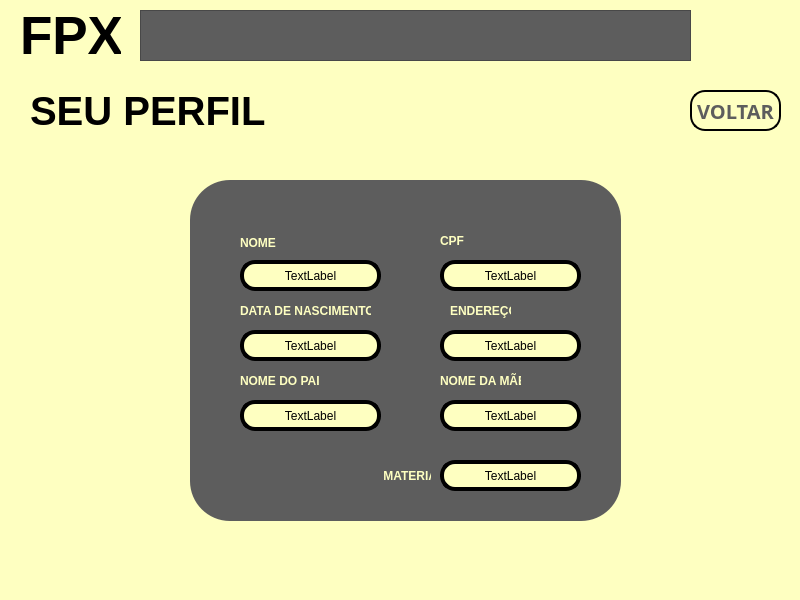
<?xml version="1.0" encoding="UTF-8"?>
<ui version="4.0">
 <class>MainWindow</class>
 <widget class="QMainWindow" name="MainWindow">
  <property name="geometry">
   <rect>
    <x>0</x>
    <y>0</y>
    <width>800</width>
    <height>600</height>
   </rect>
  </property>
  <property name="windowTitle">
   <string>MainWindow</string>
  </property>
  <property name="styleSheet">
   <string notr="true">background-color: rgb(254, 255, 193);</string>
  </property>
  <widget class="QWidget" name="centralwidget">
   <widget class="QLabel" name="label">
    <property name="geometry">
     <rect>
      <x>20</x>
      <y>10</y>
      <width>101</width>
      <height>51</height>
     </rect>
    </property>
    <property name="font">
     <font>
      <pointsize>40</pointsize>
      <weight>75</weight>
      <bold>true</bold>
     </font>
    </property>
    <property name="text">
     <string>FPX</string>
    </property>
   </widget>
   <widget class="QFrame" name="frame">
    <property name="geometry">
     <rect>
      <x>140</x>
      <y>10</y>
      <width>551</width>
      <height>51</height>
     </rect>
    </property>
    <property name="styleSheet">
     <string notr="true">background-color: rgb(93, 93, 93);</string>
    </property>
    <property name="frameShape">
     <enum>QFrame::StyledPanel</enum>
    </property>
    <property name="frameShadow">
     <enum>QFrame::Raised</enum>
    </property>
   </widget>
   <widget class="QLabel" name="label_2">
    <property name="geometry">
     <rect>
      <x>30</x>
      <y>80</y>
      <width>241</width>
      <height>61</height>
     </rect>
    </property>
    <property name="font">
     <font>
      <pointsize>30</pointsize>
      <weight>75</weight>
      <bold>true</bold>
     </font>
    </property>
    <property name="text">
     <string>SEU PERFIL</string>
    </property>
   </widget>
   <widget class="QLabel" name="label_4">
    <property name="geometry">
     <rect>
      <x>710</x>
      <y>0</y>
      <width>71</width>
      <height>71</height>
     </rect>
    </property>
    <property name="text">
     <string/>
    </property>
    <property name="pixmap">
     <pixmap>D:/downloads/profile-user (2).png</pixmap>
    </property>
   </widget>
   <widget class="QFrame" name="frame_2">
    <property name="geometry">
     <rect>
      <x>190</x>
      <y>180</y>
      <width>431</width>
      <height>341</height>
     </rect>
    </property>
    <property name="styleSheet">
     <string notr="true">background-color: rgb(93, 93, 93);
border-radius: 40px;
border-style: outset;
border- width: 4px;</string>
    </property>
    <property name="frameShape">
     <enum>QFrame::StyledPanel</enum>
    </property>
    <property name="frameShadow">
     <enum>QFrame::Raised</enum>
    </property>
    <widget class="QLabel" name="label_3">
     <property name="geometry">
      <rect>
       <x>50</x>
       <y>80</y>
       <width>141</width>
       <height>31</height>
      </rect>
     </property>
     <property name="styleSheet">
      <string notr="true">background-color: rgb(254, 255, 193);
border-radius: 15px;
border-style: outset;
border-width: 4px;</string>
     </property>
     <property name="text">
      <string>TextLabel</string>
     </property>
     <property name="alignment">
      <set>Qt::AlignCenter</set>
     </property>
    </widget>
    <widget class="QLabel" name="label_5">
     <property name="geometry">
      <rect>
       <x>50</x>
       <y>150</y>
       <width>141</width>
       <height>31</height>
      </rect>
     </property>
     <property name="styleSheet">
      <string notr="true">background-color: rgb(254, 255, 193);
border-radius: 15px;
border-style: outset;
border-width: 4px;</string>
     </property>
     <property name="text">
      <string>TextLabel</string>
     </property>
     <property name="alignment">
      <set>Qt::AlignCenter</set>
     </property>
    </widget>
    <widget class="QLabel" name="label_7">
     <property name="geometry">
      <rect>
       <x>50</x>
       <y>220</y>
       <width>141</width>
       <height>31</height>
      </rect>
     </property>
     <property name="styleSheet">
      <string notr="true">background-color: rgb(254, 255, 193);
border-radius: 15px;
border-style: outset;
border-width: 4px;</string>
     </property>
     <property name="text">
      <string>TextLabel</string>
     </property>
     <property name="alignment">
      <set>Qt::AlignCenter</set>
     </property>
    </widget>
    <widget class="QLabel" name="label_8">
     <property name="geometry">
      <rect>
       <x>250</x>
       <y>220</y>
       <width>141</width>
       <height>31</height>
      </rect>
     </property>
     <property name="styleSheet">
      <string notr="true">background-color: rgb(254, 255, 193);
border-radius: 15px;
border-style: outset;
border-width: 4px;</string>
     </property>
     <property name="text">
      <string>TextLabel</string>
     </property>
     <property name="alignment">
      <set>Qt::AlignCenter</set>
     </property>
    </widget>
    <widget class="QLabel" name="label_9">
     <property name="geometry">
      <rect>
       <x>250</x>
       <y>150</y>
       <width>141</width>
       <height>31</height>
      </rect>
     </property>
     <property name="styleSheet">
      <string notr="true">background-color: rgb(254, 255, 193);
border-radius: 15px;
border-style: outset;
border-width: 4px;</string>
     </property>
     <property name="text">
      <string>TextLabel</string>
     </property>
     <property name="alignment">
      <set>Qt::AlignCenter</set>
     </property>
    </widget>
    <widget class="QLabel" name="label_10">
     <property name="geometry">
      <rect>
       <x>250</x>
       <y>80</y>
       <width>141</width>
       <height>31</height>
      </rect>
     </property>
     <property name="styleSheet">
      <string notr="true">background-color: rgb(254, 255, 193);
border-radius: 15px;
border-style: outset;
border-width: 4px;</string>
     </property>
     <property name="text">
      <string>TextLabel</string>
     </property>
     <property name="alignment">
      <set>Qt::AlignCenter</set>
     </property>
    </widget>
    <widget class="QLabel" name="label_11">
     <property name="geometry">
      <rect>
       <x>50</x>
       <y>52</y>
       <width>47</width>
       <height>21</height>
      </rect>
     </property>
     <property name="font">
      <font>
       <weight>75</weight>
       <bold>true</bold>
      </font>
     </property>
     <property name="styleSheet">
      <string notr="true">color: rgb(254, 255, 193);</string>
     </property>
     <property name="text">
      <string>NOME</string>
     </property>
    </widget>
    <widget class="QLabel" name="label_12">
     <property name="geometry">
      <rect>
       <x>250</x>
       <y>50</y>
       <width>47</width>
       <height>21</height>
      </rect>
     </property>
     <property name="font">
      <font>
       <weight>75</weight>
       <bold>true</bold>
      </font>
     </property>
     <property name="styleSheet">
      <string notr="true">color: rgb(254, 255, 193);</string>
     </property>
     <property name="text">
      <string>CPF</string>
     </property>
    </widget>
    <widget class="QLabel" name="label_13">
     <property name="geometry">
      <rect>
       <x>50</x>
       <y>120</y>
       <width>131</width>
       <height>21</height>
      </rect>
     </property>
     <property name="font">
      <font>
       <weight>75</weight>
       <bold>true</bold>
      </font>
     </property>
     <property name="styleSheet">
      <string notr="true">color: rgb(254, 255, 193);</string>
     </property>
     <property name="text">
      <string>DATA DE NASCIMENTO</string>
     </property>
    </widget>
    <widget class="QLabel" name="label_14">
     <property name="geometry">
      <rect>
       <x>260</x>
       <y>120</y>
       <width>61</width>
       <height>21</height>
      </rect>
     </property>
     <property name="font">
      <font>
       <weight>75</weight>
       <bold>true</bold>
      </font>
     </property>
     <property name="styleSheet">
      <string notr="true">color: rgb(254, 255, 193);</string>
     </property>
     <property name="text">
      <string>ENDEREÇO</string>
     </property>
    </widget>
    <widget class="QLabel" name="label_15">
     <property name="geometry">
      <rect>
       <x>50</x>
       <y>190</y>
       <width>81</width>
       <height>21</height>
      </rect>
     </property>
     <property name="font">
      <font>
       <weight>75</weight>
       <bold>true</bold>
      </font>
     </property>
     <property name="styleSheet">
      <string notr="true">color: rgb(254, 255, 193);</string>
     </property>
     <property name="text">
      <string>NOME DO PAI</string>
     </property>
    </widget>
    <widget class="QLabel" name="label_16">
     <property name="geometry">
      <rect>
       <x>250</x>
       <y>190</y>
       <width>81</width>
       <height>21</height>
      </rect>
     </property>
     <property name="font">
      <font>
       <weight>75</weight>
       <bold>true</bold>
      </font>
     </property>
     <property name="styleSheet">
      <string notr="true">color: rgb(254, 255, 193);</string>
     </property>
     <property name="text">
      <string>NOME DA MÃE</string>
     </property>
    </widget>
    <widget class="QLabel" name="label_17">
     <property name="geometry">
      <rect>
       <x>250</x>
       <y>280</y>
       <width>141</width>
       <height>31</height>
      </rect>
     </property>
     <property name="styleSheet">
      <string notr="true">background-color: rgb(254, 255, 193);
border-radius: 15px;
border-style: outset;
border-width: 4px;</string>
     </property>
     <property name="text">
      <string>TextLabel</string>
     </property>
     <property name="alignment">
      <set>Qt::AlignCenter</set>
     </property>
    </widget>
    <widget class="QLabel" name="label_18">
     <property name="geometry">
      <rect>
       <x>150</x>
       <y>280</y>
       <width>91</width>
       <height>31</height>
      </rect>
     </property>
     <property name="font">
      <font>
       <weight>75</weight>
       <bold>true</bold>
      </font>
     </property>
     <property name="styleSheet">
      <string notr="true">color: rgb(254, 255, 193);</string>
     </property>
     <property name="text">
      <string>             MATERIA</string>
     </property>
    </widget>
   </widget>
   <widget class="QPushButton" name="pushButton">
    <property name="geometry">
     <rect>
      <x>690</x>
      <y>90</y>
      <width>91</width>
      <height>41</height>
     </rect>
    </property>
    <property name="font">
     <font>
      <family>Yu Gothic</family>
      <pointsize>15</pointsize>
      <weight>75</weight>
      <italic>false</italic>
      <bold>true</bold>
     </font>
    </property>
    <property name="styleSheet">
     <string notr="true">color: rgb(93, 93, 93);
border-style: outset;
border-width: 2px;
border-radius: 15px;
border-color: black;
</string>
    </property>
    <property name="text">
     <string>VOLTAR</string>
    </property>
   </widget>
  </widget>
  <widget class="QMenuBar" name="menubar">
   <property name="geometry">
    <rect>
     <x>0</x>
     <y>0</y>
     <width>800</width>
     <height>21</height>
    </rect>
   </property>
  </widget>
  <widget class="QStatusBar" name="statusbar"/>
 </widget>
 <resources/>
 <connections/>
</ui>
